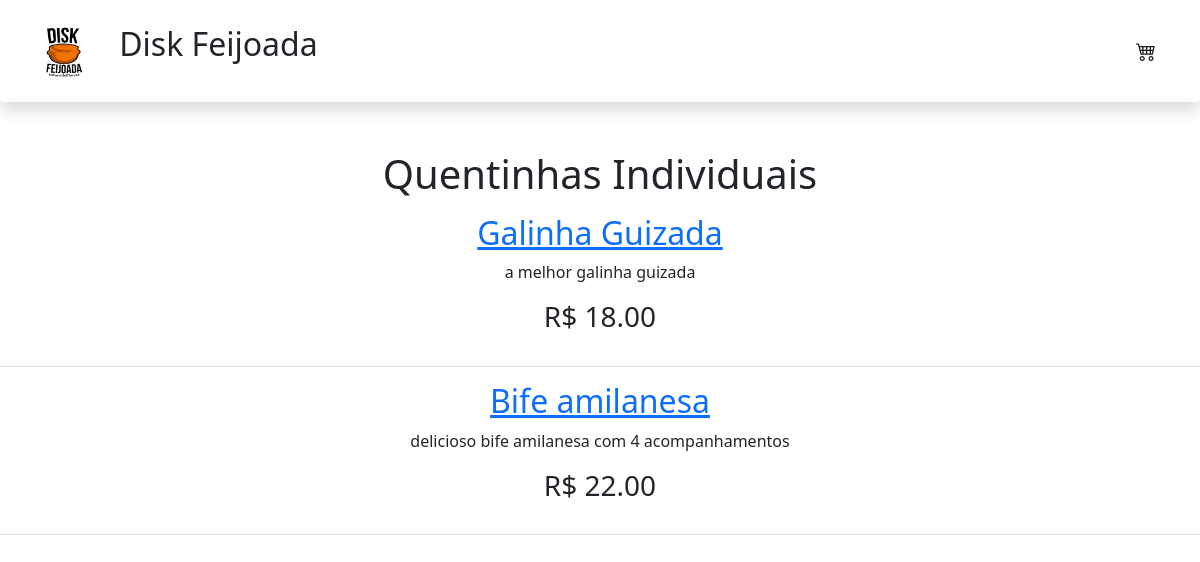
Page /quentinhas/ on the committed database.
### products/models.py (models this page shows, shortened)
class Quentinha(models.Model):
    title = models.CharField(max_length=50)
    description = models.TextField(max_length=150)
    price = models.FloatField(null=True)
    thumb = models.ImageField(blank=True)
    def get_absolute_url(self):
        return reverse("products:quentinha-detail", kwargs={"id": self.id})

### products/views.py (the view)
# urls.py: path('quentinhas/', QuentinhasListView.as_view(), name='quentinha-list'),
class QuentinhasListView(ListView):
    template_name = 'product_list.html'
    queryset = Quentinha.objects.all()

### products/templates/product_list.html (shortened to what this page needs)
{% extends 'home.html'%}
{% block content %}
<h1 style='text-align:center'>Quentinhas Individuais </h1>
{% for instance in object_list %}
<table class='table'>
<tbody>
<td>
    <tr>
        <a href="{{instance.get_absolute_url}}"> <h2 style='text-align:center'> {{instance.title}} </h2></a>
        <p style='text-align:center'> {{instance.description }} </p>
        <h3><p style='text-align:center' class='px-20'> R$ {{instance.price|floatformat:2}}</p></h3>
    </tr>
</td>
</tbody>
</table>
{% endfor %}
{% endblock %}

### templates/home.html (shortened to what this page needs)
<!doctype html>
<html>
    <head>
        {% block head%}
        {% include 'topbar.html'%}
        {% endblock head %}
    <link href="https://cdn.jsdelivr.net/npm/bootstrap@5.1.3/dist/css/bootstrap.min.css" rel="stylesheet">
    <link rel="stylesheet" href="https://cdn.jsdelivr.net/npm/bootstrap-icons@1.9.1/font/bootstrap-icons.css">
    <script src="https://cdn.tailwindcss.com"></script>
</head>
<body>
{%block content%}{% endblock content %}
</body>
</html>

### templates/topbar.html
{% load static %}
<nav class="navbar navbar-light shadow p-3 mb-5 bg-body rounded" style='background-color: #e3f2fd;'>
  <div class='container-fluid '>
    <div class='align-items: middle '>
    <a class="navbar-brand" href="/">
      <img src="{% static 'img/logo.jpeg' %}" width="70" height="70" class="d-inline-block align-text-middle" alt=""/>
    </a>
    <span class='d-inline-block'><h2>Disk Feijoada</h2></span>
    </div>
      <a class='navbar-brand' href="{% url 'cart:cart'%}">
        <span class='justify-content: space-between'>
          <i class="bi bi-cart4"></i>
        </span>
      </a>
</div>
</nav>

### rows in the picture
Quentinha: title "Galinha Guizada", description "a melhor galinha guizada", price "18.00"
Quentinha: title "Bife amilanesa", description "delicioso bife amilanesa com 4 acompanhamentos", price "22.00"
